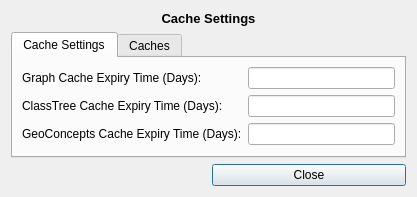
<?xml version="1.0" encoding="UTF-8"?>
<ui version="4.0">
 <class>Settings</class>
 <widget class="QDialog" name="Settings">
  <property name="geometry">
   <rect>
    <x>0</x>
    <y>0</y>
    <width>417</width>
    <height>195</height>
   </rect>
  </property>
  <property name="windowTitle">
   <string>Settings</string>
  </property>
  <layout class="QGridLayout" name="gridLayout">
   <item row="0" column="0" colspan="2">
    <widget class="QLabel" name="titleLabel">
     <property name="font">
      <font>
       <pointsize>10</pointsize>
       <weight>75</weight>
       <bold>true</bold>
      </font>
     </property>
     <property name="text">
      <string>Cache Settings</string>
     </property>
     <property name="alignment">
      <set>Qt::AlignCenter</set>
     </property>
    </widget>
   </item>
   <item row="5" column="1">
    <widget class="QPushButton" name="closeButton">
     <property name="text">
      <string>Close</string>
     </property>
    </widget>
   </item>
   <item row="1" column="0" colspan="2">
    <widget class="QTabWidget" name="tabWidget">
     <property name="currentIndex">
      <number>0</number>
     </property>
     <widget class="QWidget" name="tab">
      <attribute name="title">
       <string>Cache Settings</string>
      </attribute>
      <layout class="QGridLayout" name="gridLayout_2">
       <item row="2" column="0">
        <widget class="QLabel" name="geoConceptsCacheExpiryLabel">
         <property name="text">
          <string>GeoConcepts Cache Expiry Time (Days):</string>
         </property>
        </widget>
       </item>
       <item row="2" column="1">
        <widget class="QLineEdit" name="geoConceptsCacheExpiryLineEdit"/>
       </item>
       <item row="1" column="0">
        <widget class="QLabel" name="classTreeCacheExpiryLabel">
         <property name="text">
          <string>ClassTree Cache Expiry Time (Days):</string>
         </property>
        </widget>
       </item>
       <item row="1" column="1">
        <widget class="QLineEdit" name="classTreeCacheExpiryLineEdit"/>
       </item>
       <item row="0" column="0">
        <widget class="QLabel" name="graphCacheExpiryLabel">
         <property name="text">
          <string>Graph Cache Expiry Time (Days):</string>
         </property>
        </widget>
       </item>
       <item row="0" column="1">
        <widget class="QLineEdit" name="graphCacheExpiryLineEdit"/>
       </item>
      </layout>
     </widget>
     <widget class="QWidget" name="tab_2">
      <attribute name="title">
       <string>Caches</string>
      </attribute>
      <layout class="QGridLayout" name="gridLayout_3">
       <item row="0" column="0">
        <widget class="QLabel" name="graphCacheLabel">
         <property name="text">
          <string>Graph Cache Elements:</string>
         </property>
        </widget>
       </item>
       <item row="1" column="0">
        <widget class="QLabel" name="classTreeCacheLabel">
         <property name="text">
          <string>ClassTree Cache Elements:</string>
         </property>
        </widget>
       </item>
       <item row="1" column="1">
        <widget class="QPushButton" name="clearClassTreeCacheButton">
         <property name="text">
          <string>Clear ClassTree Cache</string>
         </property>
        </widget>
       </item>
       <item row="0" column="1">
        <widget class="QPushButton" name="clearGraphCacheButton">
         <property name="text">
          <string>Clear Graph Cache</string>
         </property>
        </widget>
       </item>
       <item row="2" column="0">
        <widget class="QLabel" name="geoConceptsCacheLabel">
         <property name="text">
          <string>Geoconcepts Cache Elements:</string>
         </property>
        </widget>
       </item>
       <item row="2" column="1">
        <widget class="QPushButton" name="clearGeoConceptsCacheButton">
         <property name="text">
          <string>Clear Geoconcepts Cache</string>
         </property>
        </widget>
       </item>
      </layout>
     </widget>
    </widget>
   </item>
  </layout>
 </widget>
 <resources/>
 <connections/>
</ui>
